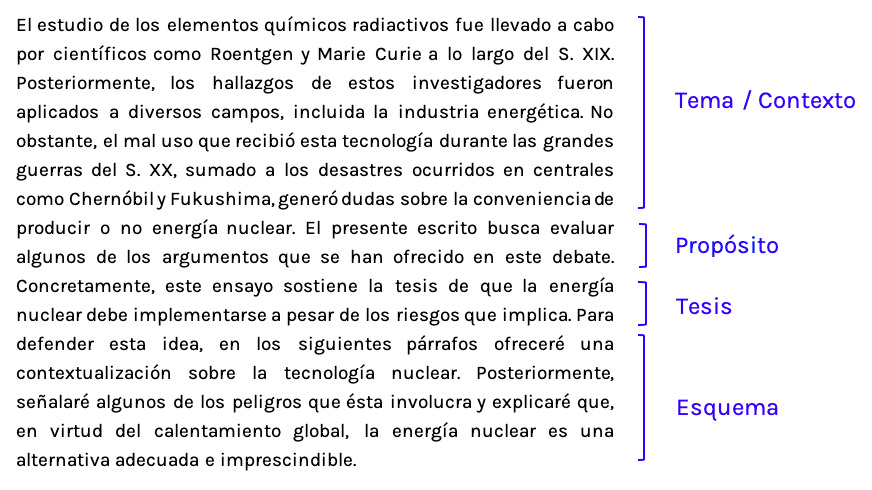
#> input picture 5to año/Procesamiento Digital de Imagenes/ipynb/Practica 5/parrafo1.jpg, 872 x 490 px, found by its file name
$ jupyter execute p5_ej6.ipynb
#> lines starting #> are read from the running program, lines starting #| are printed output that depends on the picture; after the words box and inside, x2 and y2 are one past the last pixel; in counts of white or black regions, pixels touching at a corner belong together
[cell 1]
import cv2
import numpy as np
import timeit
import matplotlib.pyplot as plt

print("--- EJERCICIO 6.1: Benchmark de FFT y Agregado de Ceros ---")

# Cargamos una imagen grande para que el tiempo sea notorio
img = cv2.imread('camaleon.tif', cv2.IMREAD_GRAYSCALE)

if img is not None:
    filas, columnas = img.shape
    print(f"Tamaño Original: {filas}x{columnas}")

    # 1. Obtener tamaño óptimo
    filas_opt = cv2.getOptimalDFTSize(filas)
    col_opt = cv2.getOptimalDFTSize(columnas)
    print(f"Tamaño Óptimo (FFT): {filas_opt}x{col_opt}")

    # 2. Imagen Óptima (Agregando ceros a la derecha y abajo)
    img_opt = cv2.copyMakeBorder(img, 0, filas_opt - filas, 0, col_opt - columnas,
                                 cv2.BORDER_CONSTANT, value=0)

    # 3. Imagen Subóptima (Óptimo - 1)
    filas_sub = filas_opt - 1
    col_sub = col_opt - 1
    print(f"Tamaño Subóptimo: {filas_sub}x{col_sub}")
    img_sub = cv2.copyMakeBorder(img, 0, filas_sub - filas, 0, col_sub - columnas,
                                 cv2.BORDER_CONSTANT, value=0)

    # --- MEDICIÓN DE TIEMPOS ---
    def medir_tiempo_fft(imagen, iteraciones=50):
        # Medimos varias veces para tener un promedio real
        inicio = timeit.default_timer()
        for _ in range(iteraciones):
            _ = np.fft.fft2(imagen)
        fin = timeit.default_timer()
        return ((fin - inicio) / iteraciones) * 1000 # En milisegundos

    t_orig = medir_tiempo_fft(img)
    t_opt = medir_tiempo_fft(img_opt)
    t_sub = medir_tiempo_fft(img_sub)

    print("\n--- RESULTADOS DE TIEMPO ---")
    print(f"TDF Original: {t_orig:.2f} ms")
    print(f"FFT Óptima:   {t_opt:.2f} ms (¡Más grande, pero más rápida!)")
    print(f"FFT Subóptima: {t_sub:.2f} ms (El peor escenario)")

    # --- VISUALIZACIÓN ---
    def obtener_espectro(imagen):
        fshift = np.fft.fftshift(np.fft.fft2(imagen))
        return np.log(np.abs(fshift) + 1)

    fig, axs = plt.subplots(1, 3, figsize=(18, 6))

    axs[0].imshow(obtener_espectro(img), cmap='gray')
    axs[0].set_title(f"1. Espectro Original\n{filas}x{columnas}")
    axs[0].axis('off')

    axs[1].imshow(obtener_espectro(img_opt), cmap='gray')
    axs[1].set_title(f"2. Espectro Óptimo (Zero-Padding)\n{filas_opt}x{col_opt}\nNotá cómo se ve más suave.")
    axs[1].axis('off')

    axs[2].imshow(obtener_espectro(img_sub), cmap='gray')
    axs[2].set_title(f"3. Espectro Subóptimo\n{filas_sub}x{col_sub}")
    axs[2].axis('off')

    plt.tight_layout()
    plt.show()

else:
    print("⚠️ Error: No se encontró 'camaleon.tif'.")

[cell 2]
import cv2
import numpy as np
import matplotlib.pyplot as plt

print("--- EJERCICIO 6.2: Preprocesamiento OCR (Deskew / Alineación) ---")

def corregir_rotacion_texto(img_path):
    # 1. Cargar la imagen
#> called with img_path = 'parrafo1.jpg'
    img = cv2.imread(img_path)
#> img is the input picture: shape (490, 872, 3); mean B, G, R 235.6, 233.9, 234.2
    if img is None:
        print(f"⚠️ Error: No se encontró '{img_path}'.")
        return

    img_gris = cv2.cvtColor(img, cv2.COLOR_BGR2GRAY)

    # 2. Invertir la imagen (Texto blanco sobre fondo negro)
    # OpenCV necesita que los objetos de interés sean blancos (valor > 0)
    img_inv = cv2.bitwise_not(img_gris)
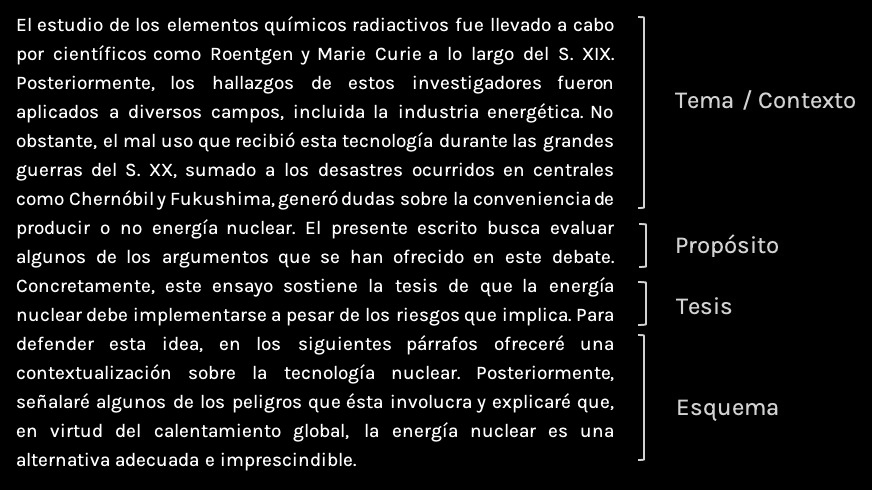
#> img_inv: shape (490, 872); min 0, max 255, mean 20.8

    # 3. Binarización (Separar bien el texto del fondo)
    _, thresh = cv2.threshold(img_inv, 0, 255, cv2.THRESH_BINARY | cv2.THRESH_OTSU)
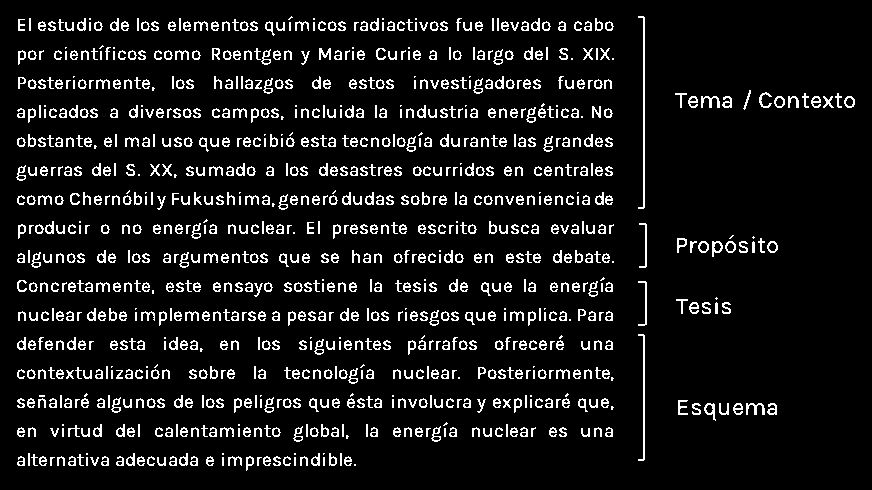
#> thresh: shape (490, 872); 8.9% white in thin lines or dots, all inside (x1, y1, x2, y2) = (16, 16, 855, 471)

    # 4. Obtener las coordenadas de todos los píxeles blancos (el texto)
    coordenadas = np.column_stack(np.where(thresh > 0))
#> coordenadas = 38095 pairs, first value 16 to 470, second value 16 to 854

    # 5. Encontrar el rectángulo rotado que encierra todo el texto
    # minAreaRect devuelve: (centro(x, y), (ancho, alto), ángulo_de_rotación)
    rectangulo = cv2.minAreaRect(coordenadas)
#> rectangulo = ((242.4, 435.4), (838.3, 453.8), -89.8)
    angulo = rectangulo[-1]
#> angulo = -89.8

    # 6. Corrección geométrica del ángulo
    # En OpenCV, el ángulo del rect suele estar entre [0, 90).
    # Si el ancho es menor al alto, la caja está "parada", ajustamos el ángulo.
    (w, h) = rectangulo[1]
#> w = 838.3; h = 453.8
    if w < h:
        angulo = angulo - 90

    print(f"Ángulo detectado en '{img_path}': {angulo:.2f} grados")
#| Ángulo detectado en 'parrafo1.jpg': -89.80 grados

    # 7. Si el ángulo es muy chiquito (ej. 0 o -90 limpios), no rotamos
    if abs(angulo) < 0.5 or abs(angulo - 90) < 0.5 or abs(angulo + 90) < 0.5:
        print("La imagen ya está derecha.")
        img_rotada = img.copy()
    else:
        # 8. Calcular la matriz de rotación y aplicar transformación afín
        (alto, ancho) = img.shape[:2]
        centro = (ancho // 2, alto // 2)

        M = cv2.getRotationMatrix2D(centro, angulo, 1.0)

        # BORDER_REPLICATE hace que el espacio vacío que queda al rotar se llene
        # estirando el color del borde original (blanco), en vez de quedar negro.
        img_rotada = cv2.warpAffine(img, M, (ancho, alto),
                                    flags=cv2.INTER_CUBIC,
                                    borderMode=cv2.BORDER_REPLICATE)

    # --- VISUALIZACIÓN ---
    fig, axs = plt.subplots(1, 2, figsize=(15, 7))

    axs[0].imshow(cv2.cvtColor(img, cv2.COLOR_BGR2RGB))
    axs[0].set_title("1. Texto Escaneado Original")
    axs[0].axis('off')

    axs[1].imshow(cv2.cvtColor(img_rotada, cv2.COLOR_BGR2RGB))
    axs[1].set_title(f"2. Texto Alineado para OCR\n(Rotación corregida: {angulo:.2f}°)")
    axs[1].axis('off')

    plt.tight_layout()
    plt.show()
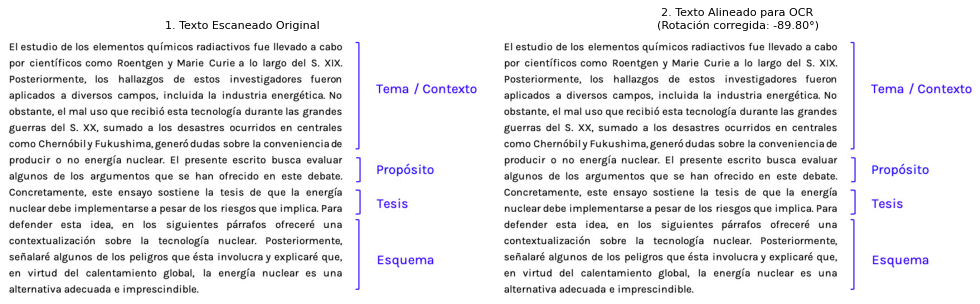
#> figure drawn by matplotlib, 2 panels

# Probalo con las imágenes que te dio el profe
# corregir_rotacion_texto('parrafo0.jpg')
corregir_rotacion_texto('parrafo1.jpg')

$ run again, with 5to año/Procesamiento Digital de Imagenes/ipynb/Practica 5/parrafo0.jpg copied over 5to año/Procesamiento Digital de Imagenes/ipynb/Practica 5/parrafo1.jpg
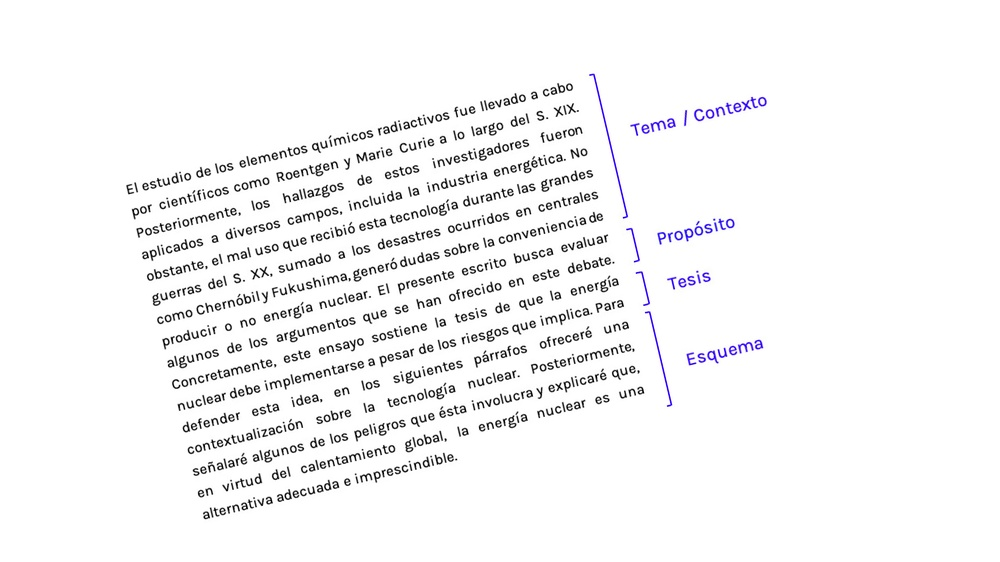
#> input picture 5to año/Procesamiento Digital de Imagenes/ipynb/Practica 5/parrafo0.jpg, 1000 x 562 px, shrunk from 3633 x 2042 before the run, found by its file name
#> in corregir_rotacion_texto, img is the input picture: shape (562, 1000, 3); mean B, G, R 245.8, 245.2, 245.3
#> in corregir_rotacion_texto, `_, thresh = cv2.threshold(img_inv, 0, 255, cv2.THRESH_BINARY | cv2.THR..`:
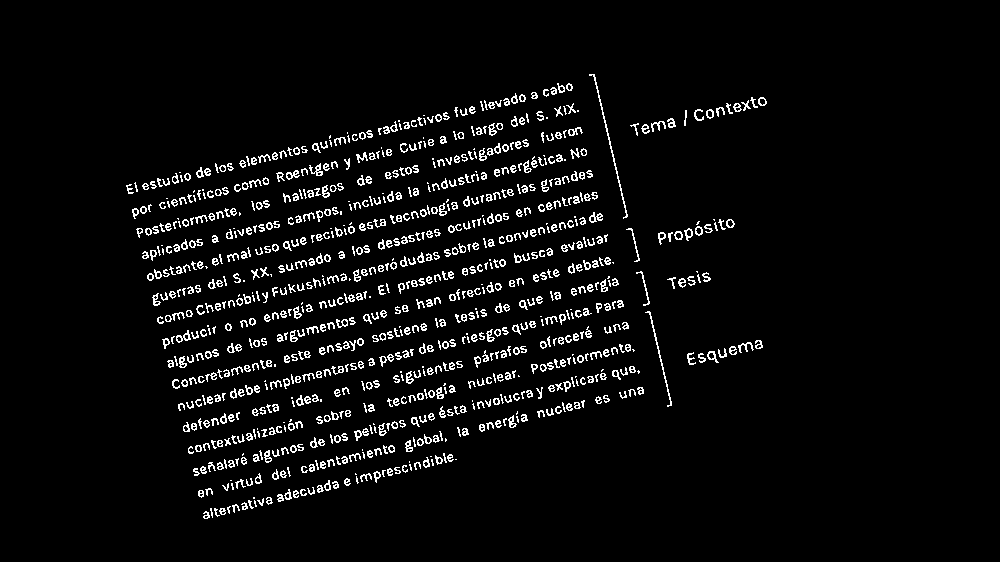
#> thresh: shape (562, 1000); 4.7% white in thin lines or dots, all inside (x1, y1, x2, y2) = (126, 74, 767, 519)
#> coordenadas = 26223 pairs, first value 74 to 518, second value 126 to 766
#> rectangulo = ((279.2, 477.5), (643.4, 348.3), -76.75)
#> angulo = -76.75
#> w = 643.4; h = 348.3
#| Ángulo detectado en 'parrafo1.jpg': -76.75 grados
#> M = [[0.229, -0.973, 658.9], [0.973, 0.229, -270.1]]
#> in corregir_rotacion_texto, `plt.show()`:
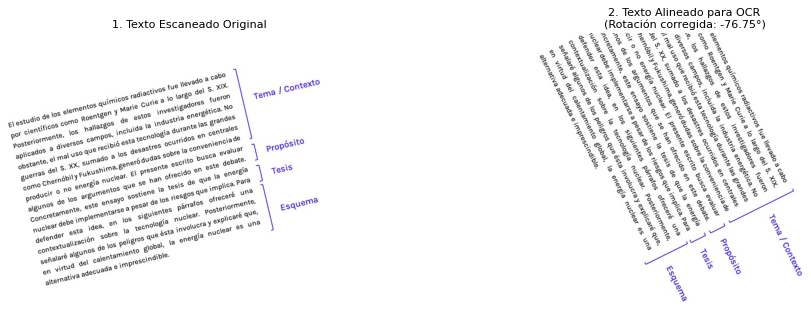
#> figure drawn by matplotlib, 2 panels

$ run again, with 5to año/Procesamiento Digital de Imagenes/ipynb/Practica 5/parrafo2.jpg copied over 5to año/Procesamiento Digital de Imagenes/ipynb/Practica 5/parrafo1.jpg
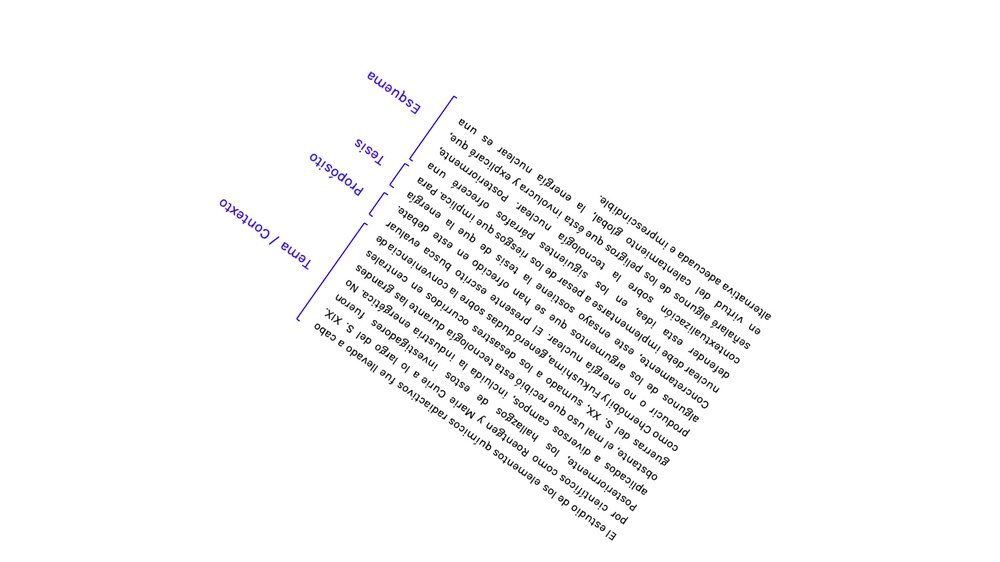
#> input picture 5to año/Procesamiento Digital de Imagenes/ipynb/Practica 5/parrafo2.jpg, 1000 x 562 px, shrunk from 2725 x 1531 before the run, found by its file name
#> in corregir_rotacion_texto, img is the input picture: shape (562, 1000, 3); mean B, G, R 248.9, 248.6, 248.6
#> in corregir_rotacion_texto, `_, thresh = cv2.threshold(img_inv, 0, 255, cv2.THRESH_BINARY | cv2.THR..`:
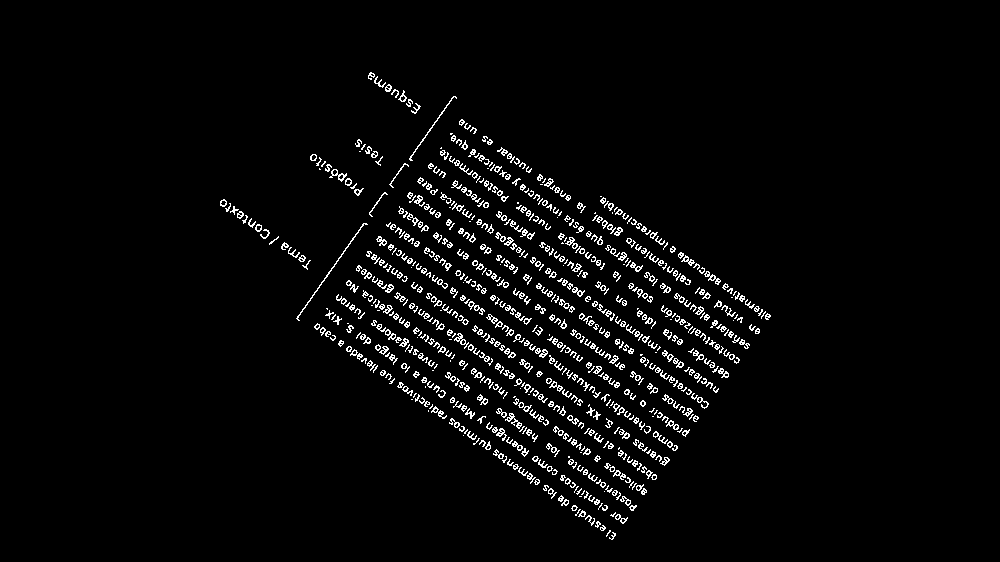
#> thresh: shape (562, 1000); 3.3% white in thin lines or dots, all inside (x1, y1, x2, y2) = (220, 72, 771, 540)
#> coordenadas = 18362 pairs, first value 72 to 539, second value 220 to 770
#> rectangulo = ((278.8, 480.9), (279.3, 516.2), -35.15)
#> in corregir_rotacion_texto, `angulo = rectangulo[-1]`: angulo = -35.15
#> w = 279.3; h = 516.2
#> in corregir_rotacion_texto, `angulo = angulo - 90`: angulo = -125.1
#| Ángulo detectado en 'parrafo1.jpg': -125.15 grados
#> M = [[-0.576, -0.818, 1017.6], [0.818, -0.576, 33.94]]
#> in corregir_rotacion_texto, `plt.show()`:
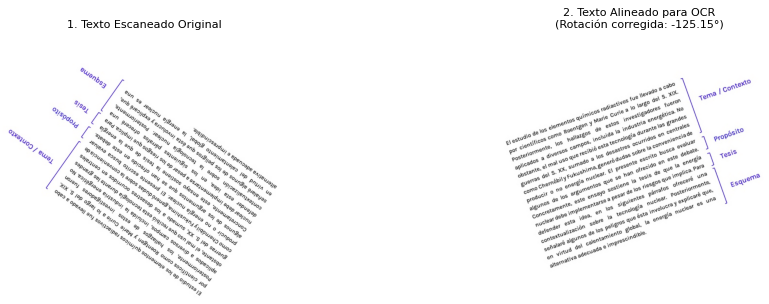
#> figure drawn by matplotlib, 2 panels

$ run again, with 5to año/Procesamiento Digital de Imagenes/ipynb/Practica 5/parrafo3.jpg copied over 5to año/Procesamiento Digital de Imagenes/ipynb/Practica 5/parrafo1.jpg
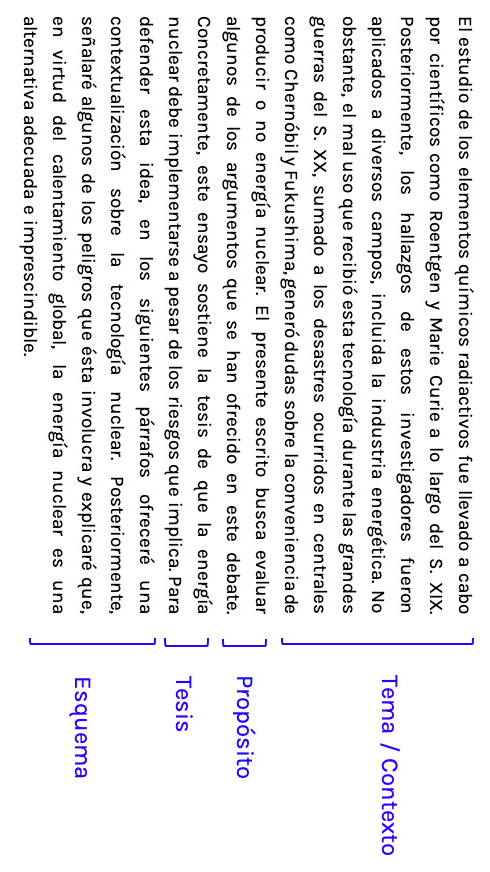
#> input picture 5to año/Procesamiento Digital de Imagenes/ipynb/Practica 5/parrafo3.jpg, 490 x 872 px, found by its file name
#> in corregir_rotacion_texto, img is the input picture: shape (872, 490, 3); mean B, G, R 235.6, 233.9, 234.2
#> in corregir_rotacion_texto, `_, thresh = cv2.threshold(img_inv, 0, 255, cv2.THRESH_BINARY | cv2.THR..`:
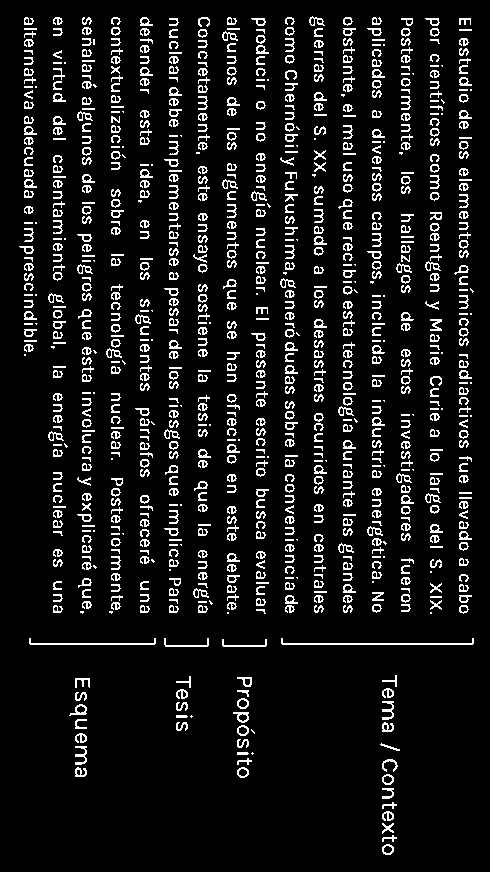
#> thresh: shape (872, 490); 8.9% white in thin lines or dots, all inside (x1, y1, x2, y2) = (19, 16, 474, 855)
#> coordenadas = 38095 pairs, first value 16 to 854, second value 19 to 473
#> rectangulo = ((435.4, 246.6), (453.8, 838.3), -89.8)
#> in corregir_rotacion_texto, `angulo = rectangulo[-1]`: angulo = -89.8
#> w = 453.8; h = 838.3
#> in corregir_rotacion_texto, `angulo = angulo - 90`: angulo = -179.8
#| Ángulo detectado en 'parrafo1.jpg': -179.80 grados
#> M = [[-1, -0.00348, 491.5], [0.00348, -1, 871.1]]
#> in corregir_rotacion_texto, `plt.show()`:
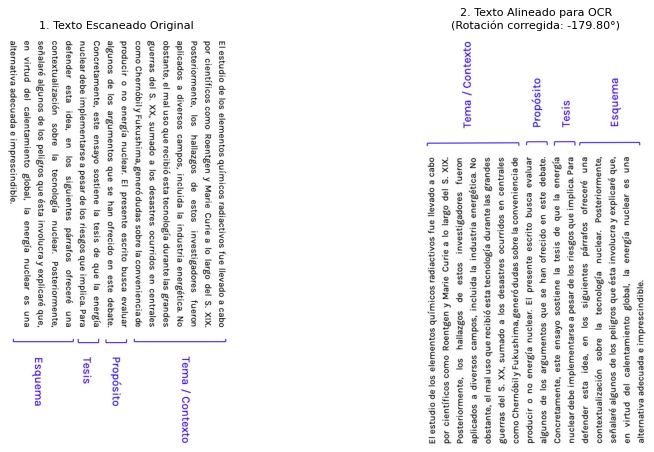
#> figure drawn by matplotlib, 2 panels
